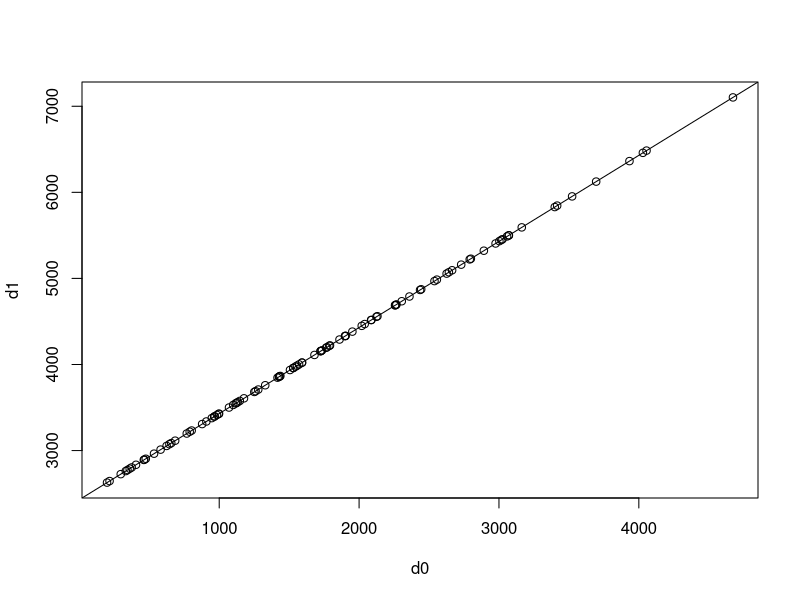

Write the R code that produced this figure.
library(ade4)


### Name: cailliez
### Title: Transformation to make Euclidean a distance matrix
### Aliases: cailliez
### Keywords: array

### ** Examples

data(capitales)
d0 <- capitales$dist
is.euclid(d0) # FALSE
d1 <- cailliez(d0, TRUE)
# Cailliez constant = 2429.87867 
is.euclid(d1) # TRUE
plot(d0, d1)
abline(lm(unclass(d1)~unclass(d0)))
print(coefficients(lm(unclass(d1)~unclass(d0))), dig = 8) # d1 = d + Cte
is.euclid(d0 + 2428) # FALSE
is.euclid(d0 + 2430) # TRUE the smallest constant
